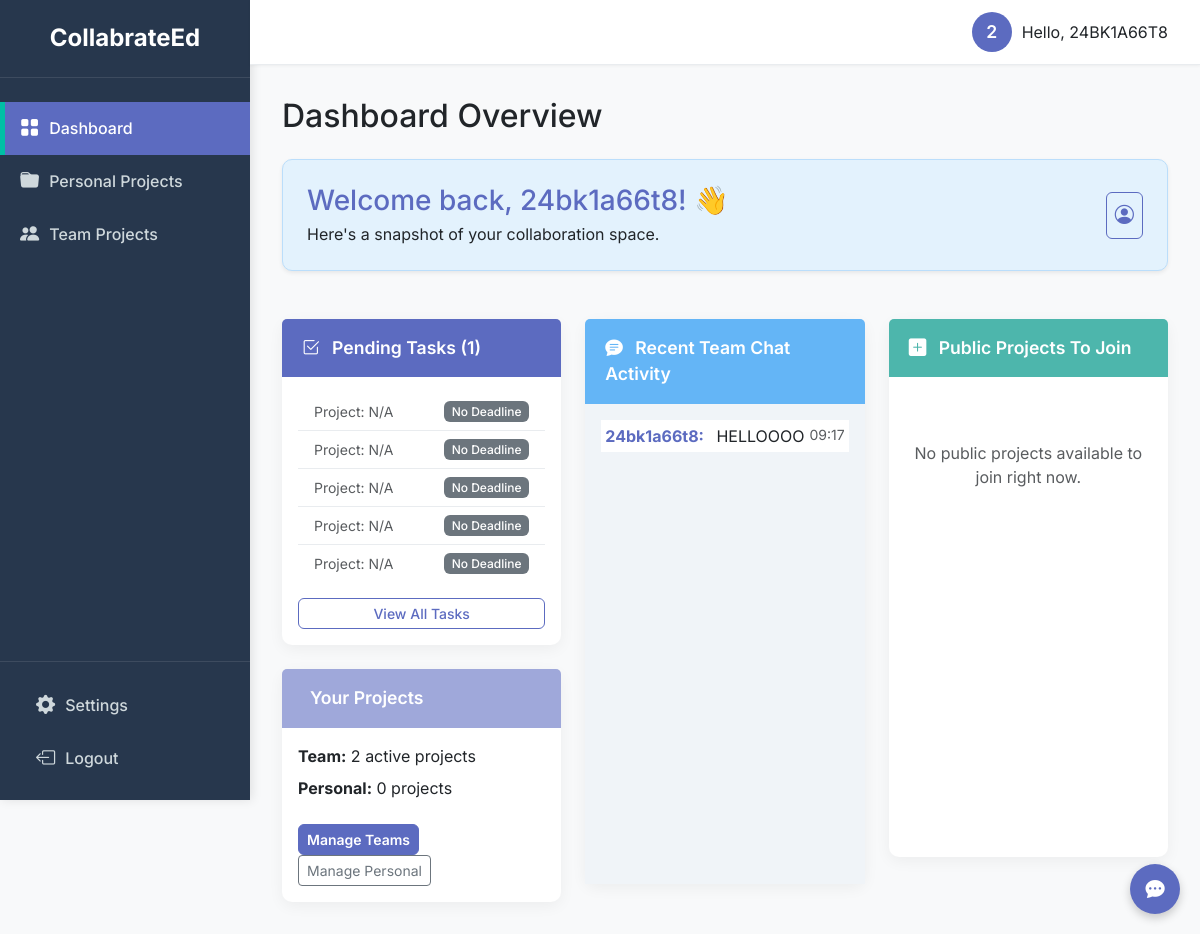
The page /dashboard (signed in) on the database its author committed.
### models.py (models this page shows)
class User(db.Model):
    id = db.Column(db.Integer, primary_key=True)
    username = db.Column(db.String(80), unique=True, nullable=False)
    password = db.Column(db.String(120), nullable=False)
    projects = db.relationship("Project", backref="owner", lazy=True)
    messages = db.relationship("Message", backref="sender", lazy=True)
    notes = db.relationship("Note", backref="author", lazy=True)
    assigned_tasks = db.relationship(
        "Task",
        backref="assignee",
        lazy=True,
        foreign_keys="Task.assigned_to"
    )
    submitted_tasks = db.relationship(
        "Task",
        backref="submitter_user",
        lazy=True,
        foreign_keys="Task.submitted_by"
    )

class Task(db.Model):
    id = db.Column(db.Integer, primary_key=True)
    title = db.Column(db.String(200), nullable=False)
    project_id = db.Column(db.Integer, db.ForeignKey("project.id"), nullable=False)
    assigned_to = db.Column(db.Integer, db.ForeignKey("user.id"), nullable=True)
    due_date = db.Column(db.Date, nullable=True)
    submitted = db.Column(db.Boolean, default=False)
    submitted_at = db.Column(db.DateTime, nullable=True)
    submitted_by = db.Column(db.Integer, db.ForeignKey("user.id"), nullable=True)

class Message(db.Model):
    id = db.Column(db.Integer, primary_key=True)
    sender_id = db.Column(db.Integer, db.ForeignKey("user.id"), nullable=False)
    project_id = db.Column(db.Integer, db.ForeignKey("project.id"), nullable=False)
    text = db.Column(db.Text, nullable=False)
    timestamp = db.Column(db.DateTime, default=datetime.utcnow)

### app.py (the view)
@app.route("/dashboard")
def dashboard():
    if "user_id" not in session:
        return redirect(url_for("login"))
    user = User.query.get(session["user_id"])
    user_projects = ProjectMember.query.filter_by(user_id=user.id).all()
    projects = [Project.query.get(p.project_id) for p in user_projects]
    total_users = User.query.count()
    personal_projects = []
    team_projects = []
    all_project_ids = [p.id for p in projects]
    all_tasks = Task.query.filter(Task.project_id.in_(all_project_ids)).order_by(Task.due_date).all()
    pending_tasks = Task.query.options(
        joinedload(Task.project),
        joinedload(Task.assignee),
        joinedload(Task.submitter_user)
    ).filter(
        Task.project_id.in_(all_project_ids),
        Task.submitted == False,
        Task.assigned_to == user.id # assuming tasks created in a team project are assigned to the creator by default
    ).order_by(Task.due_date).all()
    for p in projects:
        member_count = ProjectMember.query.filter_by(project_id=p.id).count()
        if p.is_team: # Use is_team flag instead of member count comparison
            team_projects.append(p)
        elif p.owner_id == user.id:
            personal_projects.append(p)
    team_project_ids = [p.id for p in team_projects]
    messages = Message.query.filter(Message.project_id.in_(team_project_ids)).order_by(Message.timestamp.desc()).limit(20).all()
    joined_ids = [p.project_id for p in user_projects]
    joinable_projects = Project.query.filter(~Project.id.in_(joined_ids)).all()
    return render_template("dashboard.html", user=user,
                           personal_projects=personal_projects,
                           team_projects=team_projects,
                           messages=messages,
                           joinable_projects=joinable_projects,
                           pending_tasks=pending_tasks) # Passed pending tasks

### app.py (called while the page is built)
@app.before_request
def load_logged_in_user():
    user_id = session.get("user_id")
    if user_id is None:
        g.user = None
    else:
        g.user = User.query.get(user_id)

### templates/dashboard.html (shortened to what this page needs)
{% extends "base.html" %}
{% block content %}
<h2 class="mb-4">Dashboard Overview</h2>
<div class="row g-4 mb-5">
    <div class="col-12">
        <div class="card p-4 shadow-sm" style="background-color: #e3f2fd; border: 1px solid #bbdefb;">
            <div class="d-flex justify-content-between align-items-center">
                <div>
                    <h3 class="card-title text-primary mb-1">Welcome back, {{ user.username | capitalize }}! 👋</h3>
                    <p class="mb-0 text-dark">Here's a snapshot of your collaboration space.</p>
                </div>
                <a href="{{ url_for('profile') }}" class="btn btn-outline-primary btn-icon" title="View Profile">
                    <i class="bi bi-person-circle"></i>
                </a>
            </div>
        </div>
    </div>
</div>
<div class="row g-4">
    <div class="col-lg-4 col-md-6">
        <div class="card mb-4">
            <div class="card-header card-header-custom">
                <i class="bi bi-check2-square me-2"></i> Pending Tasks ({{ pending_tasks | length }})
            </div>
            <div class="card-body">
                <ul class="list-group list-group-flush">
                    {% for task in pending_tasks | slice(5) %}
                        <li class="list-group-item d-flex justify-content-between align-items-start">
                            <div class="me-auto">
                                <small class="d-block text-muted">Project: {{ task.project.name if task.project else 'N/A' }}</small>
                            </div>
                            {% if task.due_date %}
                                <span class="badge bg-danger ms-2">Due: {{ task.due_date.strftime('%b %d') }}</span>
                            {% else %}
                                <span class="badge bg-secondary ms-2">No Deadline</span>
                            {% endif %}
                        </li>
                    {% else %}
                        <li class="list-group-item text-muted text-center">🎉 All tasks are complete!</li>
                    {% endfor %}
                </ul>
                <a href="{{ url_for('team_projects') }}" class="btn btn-sm btn-outline-primary w-100 mt-3">View All Tasks</a>
            </div>
        </div>
        <div class="card">
            <div class="card-header card-header-custom" style="background-color: #9fa8da;">
                 Your Projects
            </div>
            <div class="card-body">
                <p class="mb-2"><strong>Team:</strong> {{ team_projects | length }} active projects</p>
                <p class="mb-4"><strong>Personal:</strong> {{ personal_projects | length }} projects</p>
                <a href="{{ url_for('team_projects') }}" class="btn btn-sm btn-primary me-2">Manage Teams</a>
                <a href="{{ url_for('profile') }}" class="btn btn-sm btn-outline-secondary">Manage Personal</a>
            </div>
        </div>
    </div>
    <div class="col-lg-4 col-md-6">
        <div class="card">
            <div class="card-header card-header-custom" style="background-color: #64b5f6;">
                <i class="bi bi-chat-text-fill me-2"></i> Recent Team Chat Activity
            </div>
            <div class="card-body" style="height: 480px; overflow-y: auto; background-color: var(--chat-bg);">
                {% if messages %}
                  <ul class="list-group list-group-flush">
                    {% for msg in messages %}
                      <li class="list-group-item border-0 p-1">
                        <small class="text-muted float-end">{{ msg.timestamp.strftime('%H:%M') }}</small>
                        <strong class="me-2 text-primary">{{ msg.sender.username | capitalize }}:</strong>
                        {{ msg.text }}
                      </li>
                    {% endfor %}
                  </ul>
                {% else %}
                  <p class="text-muted text-center mt-5">No recent team chat messages.</p>
                {% endif %}
            </div>
        </div>
    </div>
    <div class="col-lg-4 col-md-12">
        <div class="card">
            <div class="card-header card-header-custom" style="background-color: #4db6ac;">
                <i class="bi bi-plus-square-fill me-2"></i> Public Projects To Join
            </div>
            <div class="card-body" style="height: 480px; overflow-y: auto;">
                {% if joinable_projects %}
                  <ul class="list-group list-group-flush">
                    {% for project in joinable_projects %}
                      <li class="list-group-item d-flex justify-content-between align-items-center">
                        <div>
                            <strong>{{ project.name }}</strong>
                            <small class="d-block text-muted">Owner: {{ project.owner.username }}</small>
                        </div>
                        <form method="POST" action="{{ url_for('join_project', project_id=project.id) }}">
                          <button type="submit" class="btn btn-sm btn-success">Join</button>
                        </form>
                      </li>
                    {% endfor %}
                  </ul>
                {% else %}
                  <p class="text-muted text-center mt-5">No public projects available to join right now.</p>
                {% endif %}
            </div>
        </div>
    </div>
</div>
{% endblock %}

### templates/base.html (shortened to what this page needs)
<!DOCTYPE html>
<html lang="en">
<head>
  <link href="https://cdn.jsdelivr.net/npm/bootstrap@5.3.0/dist/css/bootstrap.min.css" rel="stylesheet">
  <link rel="stylesheet" href="https://cdn.jsdelivr.net/npm/bootstrap-icons@1.10.5/font/bootstrap-icons.css">
  <link rel="stylesheet" href="{{ url_for('static', filename='style.css') }}">
</head>
<body>
  <div class="app-container">
    <nav class="sidebar flex-shrink-0">
        <h4 class="brand-title-lg">CollabrateEd</h4>
        <ul class="nav flex-column sidebar-nav">
          <li class="nav-item">
            <a href="/dashboard" class="nav-link" title="Dashboard"><i class="bi bi-grid-fill"></i> Dashboard</a>
          </li>
          <li class="nav-item">
            <a href="{{ url_for('dashboard') }}#personal-projects" class="nav-link" title="Personal Projects"><i class="bi bi-folder-fill"></i> Personal Projects</a>
          </li>
          <li class="nav-item">
            <a href="/team-projects" class="nav-link" title="Team Projects"><i class="bi bi-people-fill"></i> Team Projects</a>
          </li>
        </ul>
        <ul class="nav flex-column nav-footer">
          <li class="nav-item">
            <a href="#" class="nav-link" title="Settings"><i class="bi bi-gear-fill"></i> Settings</a>
          </li>
          <li class="nav-item logout-link">
            <a href="/logout" class="nav-link" title="Logout"><i class="bi bi-box-arrow-left"></i> Logout</a>
          </li>
        </ul>
    </nav>
    <div class="main-content">
      <nav class="top-header">
        <a href="/profile" class="user-profile" title="View Profile">
            <div class="user-avatar">
                {% if g.user and g.user.username %}
                {{ g.user.username[0].upper() }}
                {% else %}
                <i class="bi bi-person"></i>
                {% endif %}
            </div>
            <span>Hello, {{ g.user.username if g.user and g.user.username else 'User' }}</span>
        </a>
      </nav>
      <main class="main-panel flex-grow-1">
        {% block content %}{% endblock %}
      </main>
    </div>
  </div> <button id="chat-toggle" class="chat-widget-toggle btn btn-icon">
    <i class="bi bi-chat-dots-fill"></i>
  </button>
</body>
</html>

### static/style.css (style rules this page uses)
:root { --primary-color: #5C6BC0; --primary-hover: #4755a5; --secondary-color: #00BFA5; --light-color: #FFFFFF; --bg-color: #F8F9FA; --card-bg: #FFFFFF; --sidebar-bg: #27374D; --sidebar-link: #CFD8DC; --text-dark: #212529; --text-muted: #6C757D; --border-color: #E9ECEF; --chat-bg: #F0F4F8; }
body { font-family: 'Inter', sans-serif; background-color: var(--bg-color); color: var(--text-dark); display: flex; min-height: 100vh; margin: 0; }
.app-container { display: flex; width: 100%; min-height: 100vh; position: relative; }
.sidebar { width: 250px; min-width: 250px; background-color: var(--sidebar-bg); color: var(--sidebar-link); padding: 0; box-shadow: 2px 0 10px rgba(0, 0, 0, 0.1); display: flex; flex-direction: column; position: sticky; top: 0; height: 100vh; }
.sidebar .brand-title-lg { color: var(--light-color); font-weight: 700; font-size: 1.5rem; padding: 1.5rem; text-align: center; border-bottom: 1px solid rgba(255, 255, 255, 0.1); }
.sidebar-nav { flex-grow: 1; padding: 1rem 0; }
.sidebar .nav-link { color: var(--sidebar-link); padding: 12px 20px; display: flex; align-items: center; gap: 10px; font-size: 1rem; font-weight: 500; transition: all 0.2s ease; }
.sidebar .nav-link i { font-size: 1.2rem; }
.sidebar .nav-link.active { background-color: var(--primary-color); color: var(--light-color); border-left: 5px solid var(--secondary-color); padding-left: 15px; }
.sidebar .nav-footer { padding: 1rem; border-top: 1px solid rgba(255, 255, 255, 0.1); }
.main-content { flex-grow: 1; display: flex; flex-direction: column; }
.top-header { background-color: var(--light-color); border-bottom: 1px solid var(--border-color); box-shadow: 0 1px 3px rgba(0, 0, 0, 0.05); padding: 0.75rem 2rem; display: flex; justify-content: flex-end; align-items: center; position: sticky; top: 0; z-index: 1000; }
.user-profile { display: flex; align-items: center; gap: 10px; text-decoration: none; color: var(--text-dark); }
.user-avatar { width: 40px; height: 40px; background-color: var(--primary-color); color: var(--light-color); border-radius: 50%; display: flex; justify-content: center; align-items: center; font-weight: 600; font-size: 1.1rem; }
.main-panel { background-color: var(--bg-color); padding: 2rem; flex-grow: 1; }
.card { background-color: var(--card-bg); border: none; border-radius: 10px; box-shadow: 0 4px 15px rgba(0, 0, 0, 0.05); }
.card-header-custom { background-color: var(--primary-color); color: var(--light-color); font-weight: 600; font-size: 1.1rem; padding: 1rem 1.25rem; border-top-left-radius: 10px; border-top-right-radius: 10px; border-bottom: none; }
.list-group-item { background-color: var(--card-bg); border-color: var(--border-color); color: var(--text-dark); }
.btn-primary { background-color: var(--primary-color); border-color: var(--primary-color); font-weight: 600; border-radius: 6px; }
.btn-outline-primary { color: var(--primary-color); border-color: var(--primary-color); font-weight: 500; border-radius: 6px; }
.btn-icon { display: inline-flex; align-items: center; justify-content: center; padding: 0.5rem; font-size: 1.2rem; }
.badge { font-weight: 500; }
.badge.bg-secondary { background-color: var(--text-muted) !important; }
.chat-widget-toggle { position: fixed; bottom: 20px; right: 20px; z-index: 1050; background-color: var(--primary-color); color: var(--light-color); border: none; border-radius: 50%; width: 50px; height: 50px; box-shadow: 0 4px 10px rgba(0, 0, 0, 0.2); transition: all 0.3s ease; }
.text-primary { color: #5C6BC0 !important; }

### rows shown on the page
User: user "2", user "24BK1A66T8", username "24bk1a66t8"
Task: project "N/A"
Message: timestamp "09:17", sender.username "24bk1a66t8", text "HELLOOOO"

### other values the page prints
{{ pending_tasks | length }} "1"
{{ task.project.name if task.project else 'N/A' }} "N/A" "N/A" "N/A" "N/A"
{{ team_projects | length }} "2"
{{ personal_projects | length }} "0"
